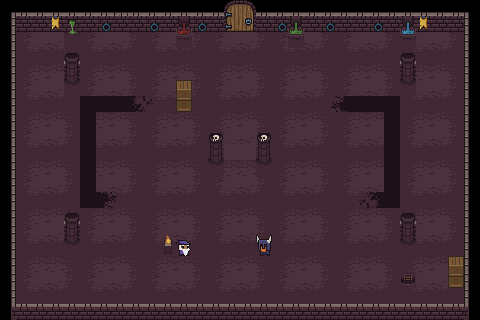

This is a level from a 2D game, rendered from its Tiled map with the project's own tilesets. A one-line summary and the map file follow, with tile-layer data summarised:
An orthogonal 30x20 tile map with 16x16 px tiles, 5 tile layers (Piso, Precipicio, Objetos, Pared, ...) and 20 objects.

<map version="1.10" tiledversion="1.11.2" orientation="orthogonal" renderorder="right-down" width="30" height="20" tilewidth="16" tileheight="16" infinite="0" nextlayerid="14" nextobjectid="60">
 <tileset firstgid="1" source="texturas.tsx" />
 <layer id="2" name="Piso" width="30" height="20">
  <data>[600 cells, 536 non-empty, 16 distinct tile ids]</data>
 </layer>
 <layer id="5" name="Precipicio" width="30" height="20">
  <data>[600 cells, 30 non-empty, 11 distinct tile ids]</data>
 </layer>
 <layer id="6" name="Objetos" width="30" height="20">
  <data>[600 cells, 21 non-empty, 12 distinct tile ids]</data>
 </layer>
 <layer id="1" name="Pared" width="30" height="20">
  <data>[600 cells, 69 non-empty, 19 distinct tile ids]</data>
 </layer>
 <layer id="3" name="Bordes" width="30" height="20">
  <data>[600 cells, 94 non-empty, 6 distinct tile ids]</data>
 </layer>
 <objectgroup id="9" name="colisiones">
  <object id="6" x="475.333" y="20.6667" height="13.3333" />
  <object id="12" x="464.5" y="12" width="4" height="308.5">
   <properties>
    <property name="colision" type="bool" value="true" />
   </properties>
  </object>
  <object id="14" x="11.5" y="12.5" width="4" height="307.5">
   <properties>
    <property name="colision" type="bool" value="true" />
   </properties>
  </object>
  <object id="26" x="66.3182" y="52.8864" width="11.25" height="15.4772">
   <properties>
    <property name="colision" type="bool" value="true" />
   </properties>
  </object>
  <object id="35" x="163.81" y="240.334" width="24.566" height="14.8355">
   <properties>
    <property name="colision" type="bool" value="true" />
   </properties>
  </object>
  <object id="36" x="258.464" y="238.154" width="13.498" height="18.7673">
   <properties>
    <property name="colision" type="bool" value="true" />
   </properties>
  </object>
  <object id="37" x="17.7576" y="302.962" width="447.833" height="3.94694">
   <properties>
    <property name="colision" type="bool" value="true" />
   </properties>
  </object>
  <object id="38" x="256.459" y="11.822" width="207.083" height="3.68937">
   <properties>
    <property name="colision" type="bool" value="true" />
   </properties>
  </object>
  <object id="39" x="15.9585" y="12.1099" width="207.083" height="3.96208">
   <properties>
    <property name="colision" type="bool" value="true" />
   </properties>
  </object>
  <object id="43" x="66.375" y="213.261" width="11.25" height="15.4772">
   <properties>
    <property name="colision" type="bool" value="true" />
   </properties>
  </object>
  <object id="44" x="402.625" y="53.0114" width="11.25" height="15.4772">
   <properties>
    <property name="colision" type="bool" value="true" />
   </properties>
  </object>
  <object id="45" x="402.125" y="213.261" width="11.25" height="15.4772">
   <properties>
    <property name="colision" type="bool" value="true" />
   </properties>
  </object>
  <object id="53" x="177.103" y="82.4742" width="13.8904" height="13.0222">
   <properties>
    <property name="colision" type="bool" value="true" />
   </properties>
  </object>
  <object id="54" x="449.267" y="256.972" width="13.0222" height="15.6267">
   <properties>
    <property name="colision" type="bool" value="true" />
   </properties>
  </object>
  <object id="56" x="259.161" y="135.072" width="11.25" height="15.4772">
   <properties>
    <property name="colision" type="bool" value="true" />
   </properties>
  </object>
  <object id="57" x="210.978" y="134.638" width="11.25" height="15.4772">
   <properties>
    <property name="colision" type="bool" value="true" />
   </properties>
  </object>
  <object id="58" x="222.182" y="11.0909" width="36.7273" height="3.27273">
   <properties>
    <property name="colision" type="bool" value="true" />
   </properties>
  </object>
 </objectgroup>
 <objectgroup id="13" name="puertas">
  <object id="59" x="224.364" y="-3.55271e-15" width="32" height="32">
   <properties>
    <property name="capa" value="Pared" />
    <property name="tipo" value="puerta" />
   </properties>
  </object>
 </objectgroup>
 <objectgroup id="12" name="spawns">
  <object id="51" x="407.826" y="280.849">
   <properties>
    <property name="name" value="spawn_centro" />
    <property name="sala_id" value="sala2" />
   </properties>
   <point />
  </object>
 </objectgroup>
 <objectgroup id="11" name="transiciones">
  <object id="49" x="236.458" y="-0.178017" width="7.7497" height="7.02267">
   <properties>
    <property name="destino" value="sala3" />
   </properties>
  </object>
 </objectgroup>
</map>
